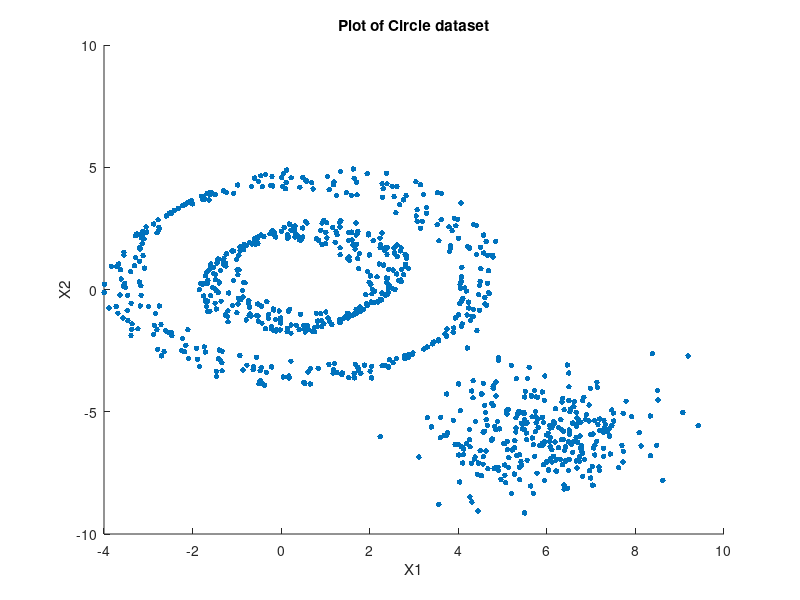
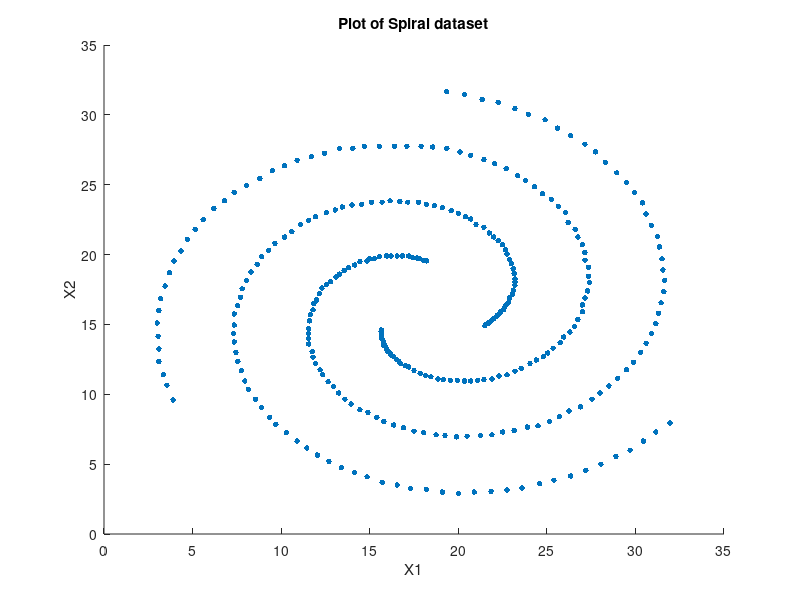
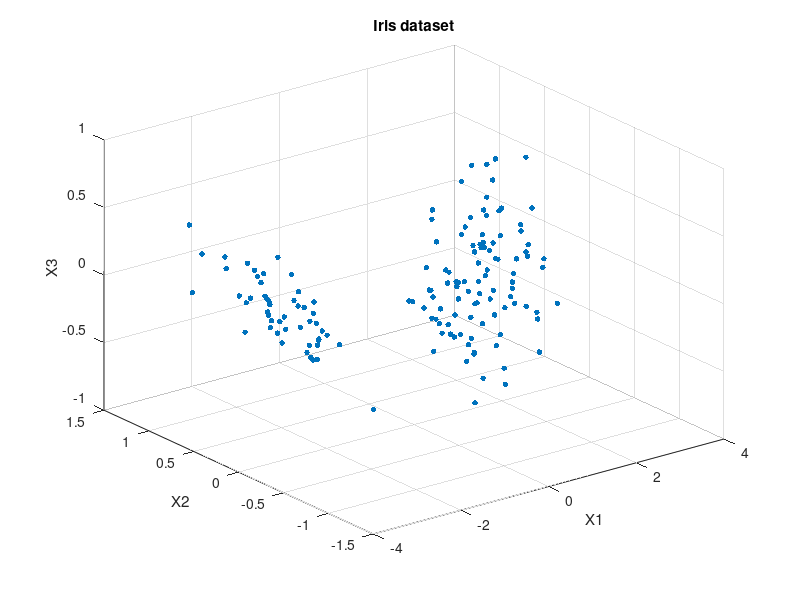

Here is the MATLAB script that generated these plots, in order: (Note: this script raises an error after producing the figures.)
function main()
    [C,X,I] = loadDS();
    sigma = 1;
    [Sc, Ss, Si] = sim_matrices(C, X, I, sigma);
    plot_scatt(C, "Circle dataset")
    plot_scatt(X, "Spiral dataset")
    plot_scatt(I, "Iris dataset")

    [Wc, Dc, Ws10, Ds10, Ws40, Ds40, Wi, Di] = construct_graphs(C, Sc, X, Ss, I, Si);

    plotLaplacians(Wc, Dc, Ws10, Ds10, Ws40, Ds40, Wi, Di);   
    
    end

function [C,X, I] = loadDS()
    datasetStructC = load("Circle.mat");
    C = datasetStructC.X;

    datasetStructS = load("Spiral.mat");
    X = datasetStructS.X;
    X = X(:, 1:2);  
    
    datasetStructI = load("Iris.mat");
    I = datasetStructI.X;
    I= I(:, 1:3);  
end

function [Sc, Ss, Si] = sim_matrices(C, X, I, sigma)
    Dic = squareform(pdist(C));
    Dis = squareform(pdist(X));
    Dii = squareform(pdist(I));
    
    Dic = sparse(Dic);
    Dis = sparse(Dis);
    Dii= sparse(Dii);

    Sc = exp(-(Dic.^2 / (2 * sigma^2)));
    Ss = exp(-(Dis.^2 / (2 * sigma^2)));
    Si = exp(-(Dii.^2 / (2 * sigma^2)));
    
    Sc(eye(size(Sc)) == 1) = 0;
    Ss(eye(size(Ss)) == 1) = 0;
    Si(eye(size(Si)) == 1) = 0;
    
    Sc(Sc < 10e-7) = 0;
    Ss(Ss < 10e-7) = 0;
    Si(Si < 10e-7) = 0;


end
function [Wc,Dc,Ws10,Ds10,Ws40,Ds40,Wi,Di] = construct_graphs(C, Sc, X, Ss, I, Si)
    [Wc, Dc] = construct_graph_matrix(C, Sc,10);
    [Ws10, Ds10] = construct_graph_matrix(X, Ss,10);
    [Ws40, Ds40] = construct_graph_matrix(X, Ss,40);
    [Wi, Di] = construct_graph_matrix(I, Si,10); 
       
    Gc = graph(Wc);
    figure;
    plot(Gc, "Xdata", C(:, 1), "Ydata",C(:, 2)); 
    title('10-Nearest Neighbors Similarity Graph');
    subtitle(sprintf('Number of connected components: %d', max(conncomp(Gc))), 'Units', 'normalized');
  end

function [W, D] = construct_graph_matrix(data, similarity,k)
    nPoints = size(data, 1);
    W = zeros(nPoints, nPoints);
    
    for i = 1:nPoints
        [~, indices] = sort(similarity(i, :), 'descend');
        neighbors = indices(1:k);  
        W(i, neighbors) = similarity(i, neighbors);
    end
    
    W = max(W, W'); 
    W=sparse(W);
    D = diag(sum(W, 2));
    D=sparse(D);
end

function plot_scatt(data, titleText)
    figure;

    if strcmp(titleText, "Iris dataset")
        view(3); 
        scatter3(data(:, 1), data(:, 2), data(:, 3), 16, 'o', 'filled'); 
        xlabel('X1');
        ylabel('X2');
        zlabel('X3');
        title('Iris dataset');
    else
        scatter(data(:, 1), data(:, 2), 16, 'o', 'filled');
        title(sprintf('Plot of %s', titleText));
        xlabel('X1');
        ylabel('X2');
    end
end
function plotLaplacians(Wc, Dc, Ws10, Ds10, Ws40, Ds40, Wi, Di)
    figure;
    Lc=Dc-Wc;
    spy(Lc);
    title(sprintf('Sparsity pattern graph of L'));
    subtitle(sprintf('For k=10, Circle dataset'));

    figure;
    Li=Di-Wi;
    spy(Li);
    title(sprintf('Sparsity pattern graph of L'));
    subtitle(sprintf('For k=10, Iris dataset'));


    figure;
    Ls10=Ds10-Ws10;
    spy(Ls10);
    title(sprintf('Sparsity pattern graph of L'));
    subtitle(sprintf('For k=10, Spiral dataset'));

    
    figure;
    Ls40=Ds40-Ws40;
    spy(Ls40);
    title(sprintf('Sparsity pattern graph of L'));
    subtitle(sprintf('For k=40, Spiral dataset'));



end
